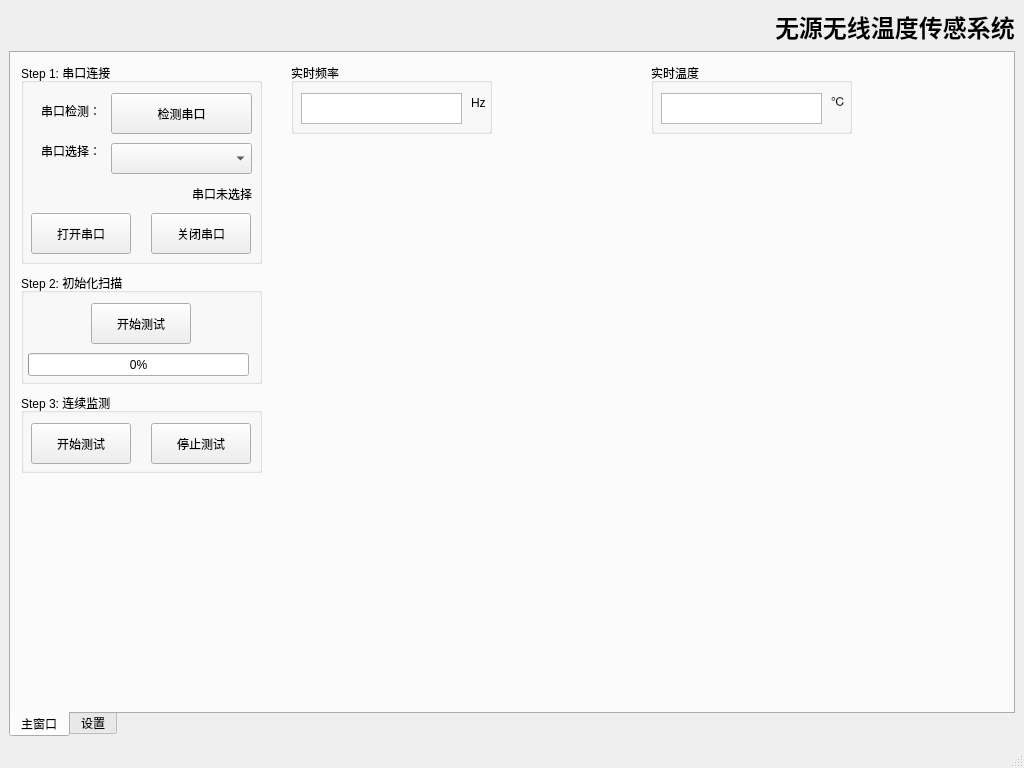
<?xml version="1.0" encoding="UTF-8"?>
<ui version="4.0">
 <class>MainWindow</class>
 <widget class="QMainWindow" name="MainWindow">
  <property name="geometry">
   <rect>
    <x>0</x>
    <y>0</y>
    <width>1024</width>
    <height>768</height>
   </rect>
  </property>
  <property name="windowTitle">
   <string>MainWindow</string>
  </property>
  <widget class="QWidget" name="centralwidget">
   <layout class="QGridLayout" name="gridLayout">
    <item row="0" column="0">
     <layout class="QHBoxLayout" name="horizontalLayout">
      <item>
       <widget class="QLabel" name="label">
        <property name="text">
         <string/>
        </property>
        <property name="pixmap">
         <pixmap>logo_343x60.png</pixmap>
        </property>
        <property name="scaledContents">
         <bool>false</bool>
        </property>
       </widget>
      </item>
      <item>
       <spacer name="horizontalSpacer">
        <property name="orientation">
         <enum>Qt::Horizontal</enum>
        </property>
        <property name="sizeHint" stdset="0">
         <size>
          <width>40</width>
          <height>20</height>
         </size>
        </property>
       </spacer>
      </item>
      <item>
       <widget class="QLabel" name="label_2">
        <property name="font">
         <font>
          <family>Heiti SC</family>
          <pointsize>18</pointsize>
          <bold>true</bold>
         </font>
        </property>
        <property name="text">
         <string>无源无线温度传感系统</string>
        </property>
       </widget>
      </item>
     </layout>
    </item>
    <item row="1" column="0">
     <widget class="QTabWidget" name="tabWidget">
      <property name="tabPosition">
       <enum>QTabWidget::South</enum>
      </property>
      <property name="currentIndex">
       <number>0</number>
      </property>
      <widget class="QWidget" name="tab">
       <attribute name="title">
        <string>主窗口</string>
       </attribute>
       <widget class="QGroupBox" name="groupBox">
        <property name="geometry">
         <rect>
          <x>10</x>
          <y>10</y>
          <width>241</width>
          <height>201</height>
         </rect>
        </property>
        <property name="title">
         <string>Step 1: 串口连接</string>
        </property>
        <widget class="QLabel" name="label_3">
         <property name="geometry">
          <rect>
           <x>20</x>
           <y>40</y>
           <width>58</width>
           <height>16</height>
          </rect>
         </property>
         <property name="text">
          <string>串口检测：</string>
         </property>
        </widget>
        <widget class="QLabel" name="label_4">
         <property name="geometry">
          <rect>
           <x>20</x>
           <y>80</y>
           <width>58</width>
           <height>16</height>
          </rect>
         </property>
         <property name="text">
          <string>串口选择：</string>
         </property>
        </widget>
        <widget class="QPushButton" name="s1__box_1">
         <property name="geometry">
          <rect>
           <x>90</x>
           <y>30</y>
           <width>141</width>
           <height>41</height>
          </rect>
         </property>
         <property name="text">
          <string>检测串口</string>
         </property>
        </widget>
        <widget class="QComboBox" name="s1__box_2">
         <property name="geometry">
          <rect>
           <x>90</x>
           <y>80</y>
           <width>141</width>
           <height>31</height>
          </rect>
         </property>
        </widget>
        <widget class="QLabel" name="state_label">
         <property name="geometry">
          <rect>
           <x>20</x>
           <y>120</y>
           <width>211</width>
           <height>21</height>
          </rect>
         </property>
         <property name="text">
          <string>串口未选择</string>
         </property>
         <property name="alignment">
          <set>Qt::AlignRight|Qt::AlignTrailing|Qt::AlignVCenter</set>
         </property>
        </widget>
        <widget class="QPushButton" name="open_button">
         <property name="geometry">
          <rect>
           <x>10</x>
           <y>150</y>
           <width>100</width>
           <height>41</height>
          </rect>
         </property>
         <property name="text">
          <string>打开串口</string>
         </property>
        </widget>
        <widget class="QPushButton" name="close_button">
         <property name="geometry">
          <rect>
           <x>130</x>
           <y>150</y>
           <width>100</width>
           <height>41</height>
          </rect>
         </property>
         <property name="text">
          <string>关闭串口</string>
         </property>
        </widget>
       </widget>
       <widget class="QGroupBox" name="groupBox_6">
        <property name="geometry">
         <rect>
          <x>280</x>
          <y>10</y>
          <width>201</width>
          <height>71</height>
         </rect>
        </property>
        <property name="title">
         <string>实时频率</string>
        </property>
        <widget class="QTextBrowser" name="receiveText_2">
         <property name="geometry">
          <rect>
           <x>10</x>
           <y>30</y>
           <width>161</width>
           <height>31</height>
          </rect>
         </property>
         <property name="font">
          <font>
           <bold>true</bold>
          </font>
         </property>
        </widget>
        <widget class="QLabel" name="label_12">
         <property name="geometry">
          <rect>
           <x>180</x>
           <y>30</y>
           <width>31</width>
           <height>20</height>
          </rect>
         </property>
         <property name="text">
          <string>Hz</string>
         </property>
        </widget>
       </widget>
       <widget class="QGroupBox" name="groupBox_7">
        <property name="geometry">
         <rect>
          <x>640</x>
          <y>10</y>
          <width>201</width>
          <height>71</height>
         </rect>
        </property>
        <property name="title">
         <string>实时温度</string>
        </property>
        <widget class="QTextBrowser" name="receiveText">
         <property name="geometry">
          <rect>
           <x>10</x>
           <y>30</y>
           <width>161</width>
           <height>31</height>
          </rect>
         </property>
         <property name="font">
          <font>
           <bold>true</bold>
          </font>
         </property>
        </widget>
        <widget class="QLabel" name="label_13">
         <property name="geometry">
          <rect>
           <x>180</x>
           <y>30</y>
           <width>21</width>
           <height>16</height>
          </rect>
         </property>
         <property name="text">
          <string>℃</string>
         </property>
        </widget>
       </widget>
       <widget class="QGroupBox" name="groupBox_8">
        <property name="geometry">
         <rect>
          <x>10</x>
          <y>220</y>
          <width>241</width>
          <height>111</height>
         </rect>
        </property>
        <property name="title">
         <string>Step 2: 初始化扫描</string>
        </property>
        <widget class="QPushButton" name="testButton">
         <property name="geometry">
          <rect>
           <x>70</x>
           <y>30</y>
           <width>100</width>
           <height>41</height>
          </rect>
         </property>
         <property name="text">
          <string>开始测试</string>
         </property>
        </widget>
        <widget class="QProgressBar" name="progressBar">
         <property name="geometry">
          <rect>
           <x>7</x>
           <y>80</y>
           <width>221</width>
           <height>23</height>
          </rect>
         </property>
         <property name="value">
          <number>0</number>
         </property>
        </widget>
       </widget>
       <widget class="QGroupBox" name="groupBox_15">
        <property name="geometry">
         <rect>
          <x>10</x>
          <y>340</y>
          <width>241</width>
          <height>80</height>
         </rect>
        </property>
        <property name="title">
         <string>Step 3: 连续监测</string>
        </property>
        <widget class="QPushButton" name="monitorButton">
         <property name="geometry">
          <rect>
           <x>10</x>
           <y>30</y>
           <width>100</width>
           <height>41</height>
          </rect>
         </property>
         <property name="text">
          <string>开始测试</string>
         </property>
        </widget>
        <widget class="QPushButton" name="stopMonitorButton">
         <property name="geometry">
          <rect>
           <x>130</x>
           <y>30</y>
           <width>100</width>
           <height>41</height>
          </rect>
         </property>
         <property name="text">
          <string>停止测试</string>
         </property>
        </widget>
       </widget>
       <widget class="QWidget" name="verticalLayoutWidget">
        <property name="geometry">
         <rect>
          <x>280</x>
          <y>90</y>
          <width>701</width>
          <height>521</height>
         </rect>
        </property>
        <layout class="QVBoxLayout" name="plotDataViewVerticalLayout"/>
       </widget>
      </widget>
      <widget class="QWidget" name="tab_2">
       <attribute name="title">
        <string>设置</string>
       </attribute>
       <widget class="QGroupBox" name="groupBox_2">
        <property name="geometry">
         <rect>
          <x>9</x>
          <y>10</y>
          <width>231</width>
          <height>231</height>
         </rect>
        </property>
        <property name="title">
         <string>串口设置</string>
        </property>
        <widget class="QPushButton" name="pushButton">
         <property name="geometry">
          <rect>
           <x>70</x>
           <y>190</y>
           <width>100</width>
           <height>32</height>
          </rect>
         </property>
         <property name="text">
          <string>写入参数</string>
         </property>
        </widget>
        <widget class="QWidget" name="layoutWidget">
         <property name="geometry">
          <rect>
           <x>30</x>
           <y>40</y>
           <width>181</width>
           <height>136</height>
          </rect>
         </property>
         <layout class="QFormLayout" name="formLayout">
          <item row="0" column="0">
           <widget class="QLabel" name="label_5">
            <property name="text">
             <string>波特率：</string>
            </property>
           </widget>
          </item>
          <item row="0" column="1">
           <widget class="QComboBox" name="s1__box_3">
            <item>
             <property name="text">
              <string>115200</string>
             </property>
            </item>
            <item>
             <property name="text">
              <string>57600</string>
             </property>
            </item>
            <item>
             <property name="text">
              <string>38400</string>
             </property>
            </item>
            <item>
             <property name="text">
              <string>19200</string>
             </property>
            </item>
            <item>
             <property name="text">
              <string>9600</string>
             </property>
            </item>
           </widget>
          </item>
          <item row="1" column="0">
           <widget class="QLabel" name="label_6">
            <property name="text">
             <string>数据位：</string>
            </property>
           </widget>
          </item>
          <item row="1" column="1">
           <widget class="QComboBox" name="s1__box_4">
            <item>
             <property name="text">
              <string>8</string>
             </property>
            </item>
            <item>
             <property name="text">
              <string>7</string>
             </property>
            </item>
            <item>
             <property name="text">
              <string>6</string>
             </property>
            </item>
            <item>
             <property name="text">
              <string>5</string>
             </property>
            </item>
           </widget>
          </item>
          <item row="2" column="0">
           <widget class="QLabel" name="label_7">
            <property name="text">
             <string>校检位：</string>
            </property>
           </widget>
          </item>
          <item row="2" column="1">
           <widget class="QComboBox" name="s1__box_5">
            <item>
             <property name="text">
              <string>N</string>
             </property>
            </item>
           </widget>
          </item>
          <item row="3" column="0">
           <widget class="QLabel" name="label_8">
            <property name="text">
             <string>停止位：</string>
            </property>
           </widget>
          </item>
          <item row="3" column="1">
           <widget class="QComboBox" name="s1__box_6">
            <property name="currentText">
             <string>1</string>
            </property>
            <item>
             <property name="text">
              <string>1</string>
             </property>
            </item>
            <item>
             <property name="text">
              <string>2</string>
             </property>
            </item>
           </widget>
          </item>
         </layout>
        </widget>
       </widget>
       <widget class="QGroupBox" name="formGroupBox">
        <property name="geometry">
         <rect>
          <x>9</x>
          <y>250</y>
          <width>231</width>
          <height>121</height>
         </rect>
        </property>
        <property name="title">
         <string>串口状态</string>
        </property>
        <widget class="QWidget" name="layoutWidget">
         <property name="geometry">
          <rect>
           <x>10</x>
           <y>40</y>
           <width>211</width>
           <height>54</height>
          </rect>
         </property>
         <layout class="QFormLayout" name="formLayout_2">
          <item row="0" column="0">
           <widget class="QLabel" name="label_9">
            <property name="text">
             <string>已接收：</string>
            </property>
           </widget>
          </item>
          <item row="0" column="1">
           <widget class="QLineEdit" name="lineEdit"/>
          </item>
          <item row="1" column="0">
           <widget class="QLabel" name="label_10">
            <property name="text">
             <string>已发送：</string>
            </property>
           </widget>
          </item>
          <item row="1" column="1">
           <widget class="QLineEdit" name="lineEdit_2"/>
          </item>
         </layout>
        </widget>
       </widget>
       <widget class="QGroupBox" name="groupBox_3">
        <property name="geometry">
         <rect>
          <x>9</x>
          <y>380</y>
          <width>231</width>
          <height>231</height>
         </rect>
        </property>
        <property name="title">
         <string>发送区</string>
        </property>
        <widget class="QGroupBox" name="groupBox_4">
         <property name="geometry">
          <rect>
           <x>10</x>
           <y>30</y>
           <width>211</width>
           <height>80</height>
          </rect>
         </property>
         <property name="title">
          <string>发送内容</string>
         </property>
         <widget class="QTextEdit" name="s3__send_text">
          <property name="geometry">
           <rect>
            <x>10</x>
            <y>30</y>
            <width>181</width>
            <height>31</height>
           </rect>
          </property>
         </widget>
        </widget>
        <widget class="QCheckBox" name="timer_send_cb">
         <property name="geometry">
          <rect>
           <x>10</x>
           <y>130</y>
           <width>85</width>
           <height>20</height>
          </rect>
         </property>
         <property name="text">
          <string>定时发送</string>
         </property>
        </widget>
        <widget class="QCheckBox" name="hex_send">
         <property name="geometry">
          <rect>
           <x>140</x>
           <y>130</y>
           <width>85</width>
           <height>20</height>
          </rect>
         </property>
         <property name="text">
          <string>Hex发送</string>
         </property>
        </widget>
        <widget class="QLineEdit" name="lineEdit_3">
         <property name="geometry">
          <rect>
           <x>20</x>
           <y>160</y>
           <width>71</width>
           <height>21</height>
          </rect>
         </property>
         <property name="text">
          <string>1000</string>
         </property>
        </widget>
        <widget class="QLabel" name="label_11">
         <property name="geometry">
          <rect>
           <x>110</x>
           <y>160</y>
           <width>58</width>
           <height>16</height>
          </rect>
         </property>
         <property name="text">
          <string>ms/次</string>
         </property>
        </widget>
        <widget class="QPushButton" name="s3__send_button">
         <property name="geometry">
          <rect>
           <x>10</x>
           <y>190</y>
           <width>100</width>
           <height>32</height>
          </rect>
         </property>
         <property name="text">
          <string>发送</string>
         </property>
        </widget>
        <widget class="QPushButton" name="s3__clear_button">
         <property name="geometry">
          <rect>
           <x>120</x>
           <y>190</y>
           <width>100</width>
           <height>32</height>
          </rect>
         </property>
         <property name="text">
          <string>清除</string>
         </property>
        </widget>
       </widget>
       <widget class="QGroupBox" name="groupBox_5">
        <property name="geometry">
         <rect>
          <x>250</x>
          <y>10</y>
          <width>240</width>
          <height>141</height>
         </rect>
        </property>
        <property name="title">
         <string>接收区</string>
        </property>
        <widget class="QTextBrowser" name="s2__receive_text">
         <property name="geometry">
          <rect>
           <x>20</x>
           <y>30</y>
           <width>201</width>
           <height>41</height>
          </rect>
         </property>
        </widget>
        <widget class="QCheckBox" name="hex_receive">
         <property name="geometry">
          <rect>
           <x>20</x>
           <y>80</y>
           <width>85</width>
           <height>20</height>
          </rect>
         </property>
         <property name="text">
          <string>Hex接收</string>
         </property>
         <property name="checked">
          <bool>false</bool>
         </property>
        </widget>
        <widget class="QPushButton" name="s2__clear_button">
         <property name="geometry">
          <rect>
           <x>70</x>
           <y>100</y>
           <width>100</width>
           <height>32</height>
          </rect>
         </property>
         <property name="text">
          <string>清除</string>
         </property>
        </widget>
       </widget>
       <widget class="QGroupBox" name="groupBox_9">
        <property name="geometry">
         <rect>
          <x>510</x>
          <y>10</y>
          <width>241</width>
          <height>80</height>
         </rect>
        </property>
        <property name="title">
         <string>工作模式</string>
        </property>
        <widget class="QComboBox" name="comboBox">
         <property name="geometry">
          <rect>
           <x>10</x>
           <y>30</y>
           <width>221</width>
           <height>32</height>
          </rect>
         </property>
         <item>
          <property name="text">
           <string>单天线功率检波</string>
          </property>
         </item>
         <item>
          <property name="text">
           <string>双天线功率检波</string>
          </property>
         </item>
        </widget>
       </widget>
       <widget class="QGroupBox" name="groupBox_10">
        <property name="geometry">
         <rect>
          <x>510</x>
          <y>100</y>
          <width>241</width>
          <height>211</height>
         </rect>
        </property>
        <property name="title">
         <string>频率（MHz）和 RSSI 阈值设置</string>
        </property>
        <widget class="QPushButton" name="sendFreqButton">
         <property name="geometry">
          <rect>
           <x>70</x>
           <y>160</y>
           <width>100</width>
           <height>32</height>
          </rect>
         </property>
         <property name="text">
          <string>写入参数</string>
         </property>
        </widget>
        <widget class="QWidget" name="layoutWidget">
         <property name="geometry">
          <rect>
           <x>10</x>
           <y>30</y>
           <width>221</width>
           <height>116</height>
          </rect>
         </property>
         <layout class="QFormLayout" name="formLayout_3">
          <item row="0" column="0">
           <widget class="QLabel" name="label_14">
            <property name="font">
             <font>
              <italic>false</italic>
              <underline>false</underline>
             </font>
            </property>
            <property name="text">
             <string>开始频率：</string>
            </property>
           </widget>
          </item>
          <item row="0" column="1">
           <widget class="QLineEdit" name="textEditStartFreq"/>
          </item>
          <item row="1" column="0">
           <widget class="QLabel" name="label_15">
            <property name="text">
             <string>结束频率：</string>
            </property>
           </widget>
          </item>
          <item row="1" column="1">
           <widget class="QLineEdit" name="textEditEndFreq"/>
          </item>
          <item row="2" column="0">
           <widget class="QLabel" name="label_16">
            <property name="text">
             <string>RSSI阈值：</string>
            </property>
           </widget>
          </item>
          <item row="2" column="1">
           <widget class="QLineEdit" name="textEditEndFreq_2"/>
          </item>
          <item row="3" column="0">
           <widget class="QLabel" name="label_17">
            <property name="text">
             <string>阈值范围：</string>
            </property>
           </widget>
          </item>
          <item row="3" column="1">
           <widget class="QLineEdit" name="rssiThreshold_2"/>
          </item>
         </layout>
        </widget>
       </widget>
       <widget class="QGroupBox" name="groupBox_11">
        <property name="geometry">
         <rect>
          <x>510</x>
          <y>320</y>
          <width>241</width>
          <height>141</height>
         </rect>
        </property>
        <property name="title">
         <string>扫频跟随</string>
        </property>
        <widget class="QCheckBox" name="checkBox">
         <property name="geometry">
          <rect>
           <x>20</x>
           <y>30</y>
           <width>201</width>
           <height>20</height>
          </rect>
         </property>
         <property name="text">
          <string>跟随谐振频率变化（实时生效）</string>
         </property>
        </widget>
        <widget class="QLabel" name="label_18">
         <property name="geometry">
          <rect>
           <x>20</x>
           <y>60</y>
           <width>58</width>
           <height>16</height>
          </rect>
         </property>
         <property name="text">
          <string>Span:</string>
         </property>
        </widget>
        <widget class="QLineEdit" name="freqChange">
         <property name="geometry">
          <rect>
           <x>60</x>
           <y>60</y>
           <width>131</width>
           <height>21</height>
          </rect>
         </property>
        </widget>
        <widget class="QLabel" name="label_19">
         <property name="geometry">
          <rect>
           <x>200</x>
           <y>60</y>
           <width>31</width>
           <height>16</height>
          </rect>
         </property>
         <property name="text">
          <string>MHz</string>
         </property>
        </widget>
        <widget class="QPushButton" name="sendFreqRangeButton">
         <property name="geometry">
          <rect>
           <x>70</x>
           <y>100</y>
           <width>100</width>
           <height>32</height>
          </rect>
         </property>
         <property name="text">
          <string>写入span参数</string>
         </property>
        </widget>
       </widget>
       <widget class="QGroupBox" name="groupBox_12">
        <property name="geometry">
         <rect>
          <x>760</x>
          <y>10</y>
          <width>231</width>
          <height>421</height>
         </rect>
        </property>
        <property name="title">
         <string>校准（Hz; ℃）</string>
        </property>
        <widget class="QPushButton" name="evalModelButton">
         <property name="geometry">
          <rect>
           <x>29</x>
           <y>340</y>
           <width>171</width>
           <height>32</height>
          </rect>
         </property>
         <property name="text">
          <string>计算简易模型参数</string>
         </property>
        </widget>
        <widget class="QLabel" name="label_33">
         <property name="geometry">
          <rect>
           <x>20</x>
           <y>380</y>
           <width>61</width>
           <height>16</height>
          </rect>
         </property>
         <property name="text">
          <string>模型R2:</string>
         </property>
        </widget>
        <widget class="QTextBrowser" name="R2Text">
         <property name="geometry">
          <rect>
           <x>90</x>
           <y>380</y>
           <width>121</width>
           <height>31</height>
          </rect>
         </property>
         <property name="placeholderText">
          <string>模型未计算</string>
         </property>
        </widget>
        <widget class="QWidget" name="layoutWidget">
         <property name="geometry">
          <rect>
           <x>22</x>
           <y>34</y>
           <width>191</width>
           <height>302</height>
          </rect>
         </property>
         <layout class="QFormLayout" name="formLayout_4">
          <item row="0" column="0">
           <widget class="QLabel" name="label_20">
            <property name="text">
             <string>频率1：</string>
            </property>
           </widget>
          </item>
          <item row="0" column="1">
           <widget class="QLineEdit" name="firstFreq">
            <property name="placeholderText">
             <string/>
            </property>
           </widget>
          </item>
          <item row="1" column="0">
           <widget class="QLabel" name="label_21">
            <property name="text">
             <string>温度1：</string>
            </property>
           </widget>
          </item>
          <item row="1" column="1">
           <widget class="QLineEdit" name="firstTemp">
            <property name="placeholderText">
             <string/>
            </property>
           </widget>
          </item>
          <item row="2" column="0">
           <widget class="QLabel" name="label_22">
            <property name="text">
             <string>频率2：</string>
            </property>
           </widget>
          </item>
          <item row="2" column="1">
           <widget class="QLineEdit" name="secondFreq">
            <property name="placeholderText">
             <string/>
            </property>
           </widget>
          </item>
          <item row="3" column="0">
           <widget class="QLabel" name="label_23">
            <property name="text">
             <string>温度2：</string>
            </property>
           </widget>
          </item>
          <item row="3" column="1">
           <widget class="QLineEdit" name="secondTemp">
            <property name="placeholderText">
             <string/>
            </property>
           </widget>
          </item>
          <item row="4" column="0">
           <widget class="QLabel" name="label_24">
            <property name="text">
             <string>频率3：</string>
            </property>
           </widget>
          </item>
          <item row="4" column="1">
           <widget class="QLineEdit" name="thirdFreq">
            <property name="placeholderText">
             <string/>
            </property>
           </widget>
          </item>
          <item row="5" column="0">
           <widget class="QLabel" name="label_25">
            <property name="text">
             <string>温度3：</string>
            </property>
           </widget>
          </item>
          <item row="5" column="1">
           <widget class="QLineEdit" name="thirdTemp">
            <property name="placeholderText">
             <string/>
            </property>
           </widget>
          </item>
          <item row="6" column="0">
           <widget class="QLabel" name="label_30">
            <property name="text">
             <string>频率4：</string>
            </property>
           </widget>
          </item>
          <item row="6" column="1">
           <widget class="QLineEdit" name="fourthFreq">
            <property name="placeholderText">
             <string/>
            </property>
           </widget>
          </item>
          <item row="7" column="0">
           <widget class="QLabel" name="label_26">
            <property name="text">
             <string>温度4：</string>
            </property>
           </widget>
          </item>
          <item row="7" column="1">
           <widget class="QLineEdit" name="fourthTemp">
            <property name="placeholderText">
             <string/>
            </property>
           </widget>
          </item>
          <item row="8" column="0">
           <widget class="QLabel" name="label_32">
            <property name="text">
             <string>频率5：</string>
            </property>
           </widget>
          </item>
          <item row="8" column="1">
           <widget class="QLineEdit" name="fifthFreq">
            <property name="placeholderText">
             <string/>
            </property>
           </widget>
          </item>
          <item row="9" column="0">
           <widget class="QLabel" name="label_31">
            <property name="text">
             <string>温度5：</string>
            </property>
           </widget>
          </item>
          <item row="9" column="1">
           <widget class="QLineEdit" name="fifthTemp">
            <property name="placeholderText">
             <string/>
            </property>
           </widget>
          </item>
         </layout>
        </widget>
       </widget>
       <widget class="QGroupBox" name="groupBox_13">
        <property name="geometry">
         <rect>
          <x>250</x>
          <y>170</y>
          <width>241</width>
          <height>61</height>
         </rect>
        </property>
        <property name="title">
         <string>实时保存</string>
        </property>
        <widget class="QCheckBox" name="save2FileRealTime">
         <property name="geometry">
          <rect>
           <x>10</x>
           <y>30</y>
           <width>211</width>
           <height>20</height>
          </rect>
         </property>
         <property name="text">
          <string>实时保存数据</string>
         </property>
        </widget>
       </widget>
       <widget class="QGroupBox" name="groupBox_14">
        <property name="geometry">
         <rect>
          <x>510</x>
          <y>540</y>
          <width>241</width>
          <height>80</height>
         </rect>
        </property>
        <property name="title">
         <string>手动保存数据</string>
        </property>
        <widget class="QPushButton" name="saveTempAndFreq">
         <property name="geometry">
          <rect>
           <x>30</x>
           <y>30</y>
           <width>181</width>
           <height>32</height>
          </rect>
         </property>
         <property name="text">
          <string>保存该单次测试数据</string>
         </property>
        </widget>
       </widget>
       <widget class="QPushButton" name="debugButton">
        <property name="geometry">
         <rect>
          <x>540</x>
          <y>480</y>
          <width>171</width>
          <height>51</height>
         </rect>
        </property>
        <property name="text">
         <string>单次测试</string>
        </property>
       </widget>
       <widget class="Line" name="line">
        <property name="geometry">
         <rect>
          <x>493</x>
          <y>0</y>
          <width>16</width>
          <height>631</height>
         </rect>
        </property>
        <property name="orientation">
         <enum>Qt::Vertical</enum>
        </property>
       </widget>
       <widget class="QGroupBox" name="groupBox_16">
        <property name="geometry">
         <rect>
          <x>760</x>
          <y>440</y>
          <width>231</width>
          <height>181</height>
         </rect>
        </property>
        <property name="title">
         <string>模型参数</string>
        </property>
        <widget class="QGroupBox" name="groupBox_17">
         <property name="geometry">
          <rect>
           <x>-1</x>
           <y>20</y>
           <width>111</width>
           <height>111</height>
          </rect>
         </property>
         <property name="title">
          <string>初始模型参数</string>
         </property>
         <property name="alignment">
          <set>Qt::AlignCenter</set>
         </property>
         <widget class="QLineEdit" name="intercept_a">
          <property name="geometry">
           <rect>
            <x>10</x>
            <y>20</y>
            <width>91</width>
            <height>21</height>
           </rect>
          </property>
          <property name="placeholderText">
           <string>intercept</string>
          </property>
         </widget>
         <widget class="QLineEdit" name="slope_2_a">
          <property name="geometry">
           <rect>
            <x>10</x>
            <y>80</y>
            <width>91</width>
            <height>21</height>
           </rect>
          </property>
          <property name="placeholderText">
           <string>slope 2</string>
          </property>
         </widget>
         <widget class="QLineEdit" name="slope_1_a">
          <property name="geometry">
           <rect>
            <x>10</x>
            <y>50</y>
            <width>91</width>
            <height>21</height>
           </rect>
          </property>
          <property name="placeholderText">
           <string>slope 1</string>
          </property>
         </widget>
        </widget>
        <widget class="QGroupBox" name="groupBox_18">
         <property name="geometry">
          <rect>
           <x>120</x>
           <y>20</y>
           <width>111</width>
           <height>111</height>
          </rect>
         </property>
         <property name="title">
          <string>简易模型参数</string>
         </property>
         <property name="alignment">
          <set>Qt::AlignCenter</set>
         </property>
         <widget class="QLineEdit" name="intercept_b">
          <property name="geometry">
           <rect>
            <x>10</x>
            <y>20</y>
            <width>91</width>
            <height>21</height>
           </rect>
          </property>
          <property name="placeholderText">
           <string>intercept</string>
          </property>
         </widget>
         <widget class="QLineEdit" name="slope_1_b">
          <property name="geometry">
           <rect>
            <x>10</x>
            <y>50</y>
            <width>91</width>
            <height>21</height>
           </rect>
          </property>
          <property name="placeholderText">
           <string>slope 1</string>
          </property>
         </widget>
         <widget class="QLineEdit" name="slope_2_b">
          <property name="geometry">
           <rect>
            <x>10</x>
            <y>80</y>
            <width>91</width>
            <height>21</height>
           </rect>
          </property>
          <property name="placeholderText">
           <string>slope 2</string>
          </property>
         </widget>
        </widget>
        <widget class="QPushButton" name="pushButton_a">
         <property name="geometry">
          <rect>
           <x>10</x>
           <y>140</y>
           <width>91</width>
           <height>32</height>
          </rect>
         </property>
         <property name="text">
          <string>写入参数</string>
         </property>
        </widget>
        <widget class="QPushButton" name="pushButton_b">
         <property name="geometry">
          <rect>
           <x>130</x>
           <y>140</y>
           <width>91</width>
           <height>32</height>
          </rect>
         </property>
         <property name="text">
          <string>写入参数</string>
         </property>
        </widget>
        <widget class="Line" name="line_2">
         <property name="geometry">
          <rect>
           <x>107</x>
           <y>20</y>
           <width>16</width>
           <height>161</height>
          </rect>
         </property>
         <property name="orientation">
          <enum>Qt::Vertical</enum>
         </property>
        </widget>
       </widget>
       <widget class="QGroupBox" name="groupBox_19">
        <property name="enabled">
         <bool>true</bool>
        </property>
        <property name="geometry">
         <rect>
          <x>250</x>
          <y>250</y>
          <width>241</width>
          <height>71</height>
         </rect>
        </property>
        <property name="title">
         <string>实时温度曲线数据点上限</string>
        </property>
        <widget class="QSpinBox" name="spinBox">
         <property name="geometry">
          <rect>
           <x>20</x>
           <y>30</y>
           <width>201</width>
           <height>22</height>
          </rect>
         </property>
         <property name="minimum">
          <number>10</number>
         </property>
         <property name="maximum">
          <number>600</number>
         </property>
         <property name="singleStep">
          <number>10</number>
         </property>
         <property name="value">
          <number>300</number>
         </property>
        </widget>
       </widget>
      </widget>
     </widget>
    </item>
   </layout>
  </widget>
  <widget class="QStatusBar" name="statusbar"/>
  <action name="actionExit">
   <property name="text">
    <string>Exit</string>
   </property>
  </action>
  <action name="actionQuick_Start">
   <property name="text">
    <string>Quick_Start</string>
   </property>
  </action>
 </widget>
 <resources/>
 <connections/>
</ui>
